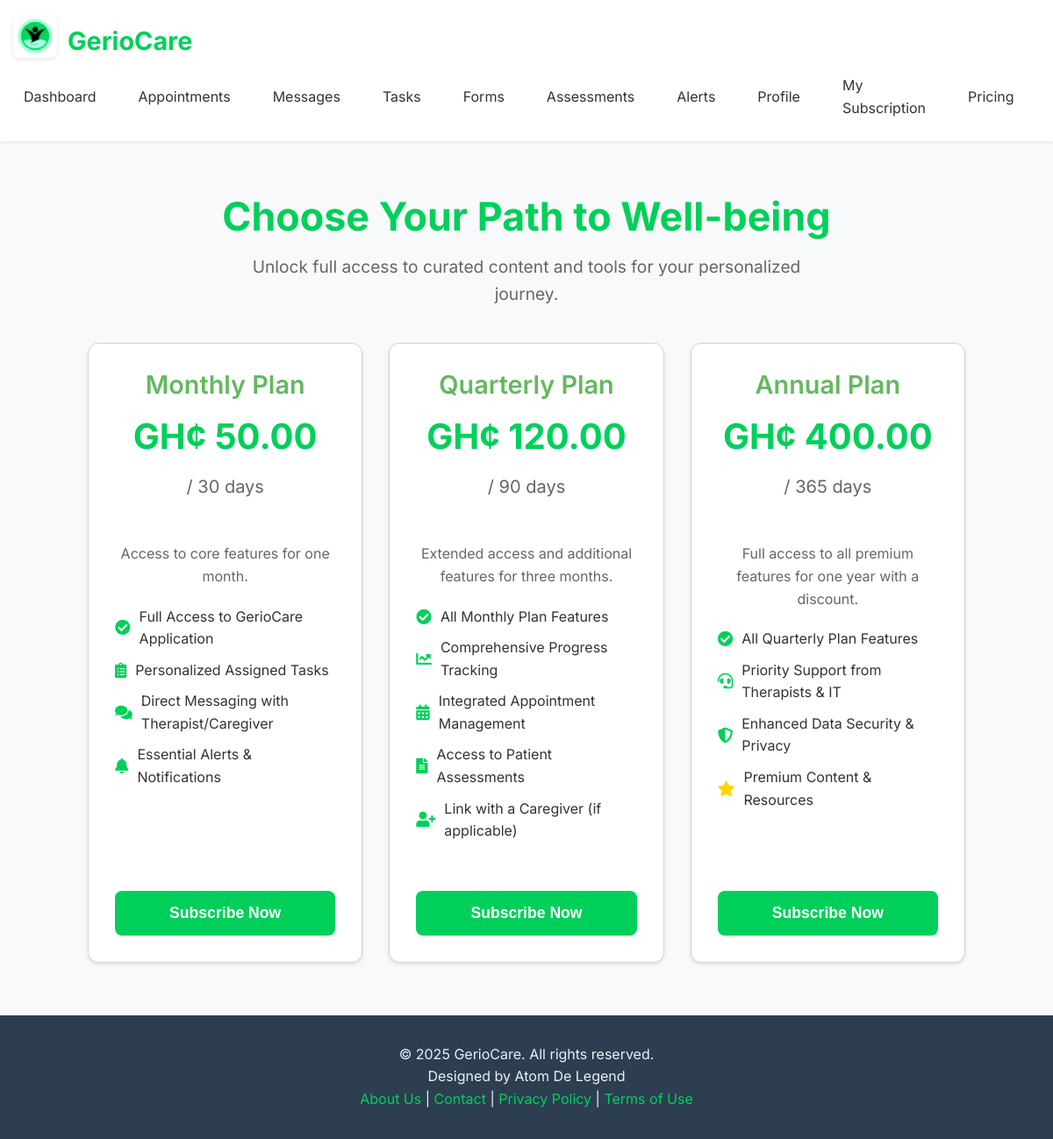
The page /pricing (signed in) on the database its author committed.
### models.py (models this page shows, shortened)
class Plan(db.Model):
    id = db.Column(db.Integer, primary_key=True)
    name = db.Column(db.String(100), unique=True, nullable=False)
    amount_pesewas = db.Column(db.Integer, nullable=False) # Amount in smallest currency unit (e.g., pesewas for GHS)
    interval_days = db.Column(db.Integer, nullable=False) # e.g., 30 for monthly, 90 for quarterly, 365 for yearly
    description = db.Column(db.Text, nullable=True)
    is_active = db.Column(db.Boolean, default=True) # Can be deactivated by admin if no longer offered
    created_at = db.Column(db.DateTime, default=datetime.utcnow)
    subscriptions = db.relationship('Subscription', backref='plan', lazy=True)

### app.py (the view)
@app.route("/pricing")
def pricing():
    plans = Plan.query.filter_by(is_active=True).all()
    return render_template("pricing.html",
                           plans=plans,
                           pub_key=app.config["PAYSTACK_PUBLIC_KEY"]) # Pass public key to frontend

### app.py (called while the page is built)
def has_active_subscription(user):
    if not user.is_authenticated or user.role not in ['client', 'therapist']:
        return True # Non-clients or unauthenticated users don't need a subscription to proceed
    latest_subscription = Subscription.query.filter_by(
        user_id=user.id,
        status='active'
    ).order_by(Subscription.expires_at.desc()).first() # Order by expiry to get the latest valid one
    if not latest_subscription:
        return False # No active subscription found
    return latest_subscription.expires_at > datetime.utcnow()

@app.context_processor
def inject_global_data():
    has_sub = False
    if current_user.is_authenticated:
        has_sub = has_active_subscription(current_user)
    return {
        'app_version': app.config.get('APP_VERSION', 'N/A'), # Get from config
        'now': datetime.utcnow(), # Using 'now' for consistency with existing templates
        'unread_alerts_count': Alert.query.filter_by(user_id=current_user.id, is_read=False).count() if current_user.is_authenticated else 0,
        'has_active_subscription_func': has_active_subscription, # Make the function itself available
        'user_has_active_subscription': has_sub # A boolean flag for simpler checks in templates
    }

@login_manager.user_loader
def load_user(user_id):
    return User.query.get(int(user_id))

### templates/pricing.html (shortened to what this page needs)
{% extends "base.html" %}
{% block head_css %}
<link rel="stylesheet" href="{{ url_for('static', filename='css/pages/pricing_styles.css') }}">
{% endblock %}
{% block content %}
<section class="pricing-section">
    <h1 class="pricing-title">Choose Your Path to Well-being</h1>
    <p class="pricing-subtitle">Unlock full access to curated content and tools for your personalized journey.</p>
    <div class="plan-grid">
        {% for p in plans %}
            <div class="plan-card">
                <div class="plan-header">
                    <h3 class="plan-title">{{ p.name }}</h3>
                    <p class="plan-price">
                        <span>GH¢ {{ "%.2f"|format(p.amount_pesewas/100) }}</span>
                        <span class="plan-interval"> / {{ p.interval_days }} days</span>
                    </p>
                </div>
                <div class="plan-body">
                    <p class="plan-description">{{ p.description }}</p>
                    <ul class="plan-features">
                        {% if p.name == "Monthly Plan" %}
                        <li><i class="fas fa-check-circle"></i> Full Access to GerioCare Application</li>
                        <li><i class="fas fa-clipboard-list"></i> Personalized Assigned Tasks</li>
                        <li><i class="fas fa-comments"></i> Direct Messaging with Therapist/Caregiver</li>
                        <li><i class="fas fa-bell"></i> Essential Alerts & Notifications</li>
                        {% elif p.name == "Quarterly Plan" %}
                        <li><i class="fas fa-check-circle"></i> All Monthly Plan Features</li>
                        <li><i class="fas fa-chart-line"></i> Comprehensive Progress Tracking</li>
                        <li><i class="fas fa-calendar-alt"></i> Integrated Appointment Management</li>
                        <li><i class="fas fa-file-alt"></i> Access to Patient Assessments</li>
                        <li><i class="fas fa-user-plus"></i> Link with a Caregiver (if applicable)</li>
                        {% elif p.name == "Annual Plan" %}
                        <li><i class="fas fa-check-circle"></i> All Quarterly Plan Features</li>
                        <li><i class="fas fa-headset"></i> Priority Support from Therapists & IT</li>
                        <li><i class="fas fa-shield-alt"></i> Enhanced Data Security & Privacy</li>
                        <li><i class="fas fa-star"></i> Premium Content & Resources</li>
                        {% endif %}
                    </ul>
                </div>
                <div class="plan-footer">
                    <button
                        class="btn plan-subscribe-btn"
                        data-plan="{{ p.id }}"
                        data-amount="{{ p.amount_pesewas }}"
                        data-name="{{ p.name }}"
                        {% if not current_user.is_authenticated %}disabled title="Please log in to subscribe"{% endif %}>
                        Subscribe Now
                    </button>
                </div>
            </div>
        {% endfor %}
    </div>
</section>
{% endblock %}

### static/css/base.css (style rules this page uses)
*, *::before, *::after { box-sizing: border-box; margin: 0; padding: 0; }
html { font-size: 16px; scroll-behavior: smooth; box-sizing: border-box; }
body { font-family: 'Inter', sans-serif; line-height: 1.6; color: var(--color-text-dark); background-color: var(--color-background-light); min-height: 100vh; display: flex; flex-direction: column; }
:root { --color-vibrant-green: #00D05A; --color-light-aqua: #C3F3FF; --color-black: #000000; --color-muted-purple-gray: #5E515A; --color-darker-green: #63B95F; --color-pink-magenta: #DE50AA; --color-primary: var(--color-vibrant-green); --color-secondary: var(--color-muted-purple-gray); --color-accent: var(--color-pink-magenta); --color-background-light: #f8f9fa; --color-background-dark: #2c3e50; --color-text-dark: #333; --color-text-light: #ecf0f1; --color-border: #ced4da; --color-success: #28a745; --color-danger: #dc3545; --color-info: #17a2b8; --color-warning: #ffc107; --color-link: #007bff; --color-primary-light: #E0F7FA; --color-accent-light: #ffebeb; }
h1, h2, h3, h4, h5, h6 { font-family: 'Inter', sans-serif; color: var(--color-black); margin-bottom: 0.5em; line-height: 1.2; }
h1 { font-size: 2.5rem; }
h3 { font-size: 1.75rem; }
p { margin-bottom: 1em; }
.btn { display: inline-flex; padding: 0.75rem 1.5rem; font-size: 1rem; font-weight: 600; text-align: center; white-space: nowrap; vertical-align: middle; cursor: pointer; border: 1px solid transparent; border-radius: 0.5rem; transition: all 0.2s ease-in-out; -webkit-user-select: none; user-select: none; align-items: center; justify-content: center; gap: 0.5rem; }

### static/css/pages/pricing_styles.css (style rules this page uses)
:root { --color-primary: #00D05A; --color-primary-dark: #63B95F; --color-primary-light: #E0F7FA; --color-accent: #DE50AA; --color-white: #fff; --color-background-light: #f8f9fa; --color-background-alt: #eceff1; --color-text-dark: #333; --color-text-secondary: #666; --color-border: #ced4da; --shadow-small: 0 2px 4px rgba(0,0,0,0.1); --border-radius-medium: 8px; --border-radius-large: 12px; }
.pricing-section { padding: 60px 20px; background-color: var(--color-background-light); text-align: center; }
.pricing-title { font-size: 2.8em; color: var(--color-primary); margin-bottom: 15px; font-weight: 700; }
.pricing-subtitle { font-size: 1.2em; color: var(--color-text-secondary); margin-bottom: 40px; max-width: 700px; margin-left: auto; margin-right: auto; }
.plan-grid { display: grid; grid-template-columns: repeat(auto-fit, minmax(280px, 1fr)); gap: 30px; max-width: 1000px; margin: 0 auto; justify-content: center; align-items: stretch; }
.plan-card { background-color: var(--color-white); border-radius: var(--border-radius-large); box-shadow: var(--shadow-small); padding: 30px; display: flex; flex-direction: column; justify-content: space-between; transition: transform 0.3s ease, box-shadow 0.3s ease; border: 1px solid var(--color-border); }
.plan-header { margin-bottom: 25px; }
.plan-title { font-size: 1.8em; color: var(--color-primary-dark); margin-bottom: 10px; font-weight: 600; }
.plan-price { font-size: 2.5em; color: var(--color-primary); font-weight: 700; }
.plan-price span { display: inline-block; }
.plan-interval { font-size: 0.5em; color: var(--color-text-secondary); font-weight: 400; vertical-align: super; }
.plan-body { flex-grow: 1; margin-bottom: 25px; }
.plan-description { font-size: 1em; color: var(--color-text-secondary); margin-bottom: 20px; }
.plan-features { list-style: none; padding: 0; text-align: left; }
.plan-features li { margin-bottom: 10px; color: var(--color-text-dark); font-size: 1em; display: flex; align-items: center; gap: 10px; }
.plan-features li i { color: var(--color-primary); font-size: 1.1em; }
.plan-features li .fas.fa-star { color: gold; }
.plan-footer { margin-top: 20px; }
.plan-subscribe-btn { background-color: var(--color-primary); color: var(--color-white); border: none; padding: 15px 30px; font-size: 1.1em; border-radius: var(--border-radius-medium); cursor: pointer; transition: background-color 0.3s ease, transform 0.2s ease; width: 100%; font-weight: 600; }

### rows shown on the page
Plan: name "Monthly Plan", p.amount_pesewas/100 "50.00", interval_days "30", description "Access to core features for one month.", shows "Full Access to GerioCare Application"
Plan: name "Quarterly Plan", p.amount_pesewas/100 "120.00", interval_days "90", description "Extended access and additional features for three months.", shows "All Monthly Plan Features"
Plan: name "Annual Plan", p.amount_pesewas/100 "400.00", interval_days "365", description "Full access to all premium features for one year with a discount.", shows "All Quarterly Plan Features"
